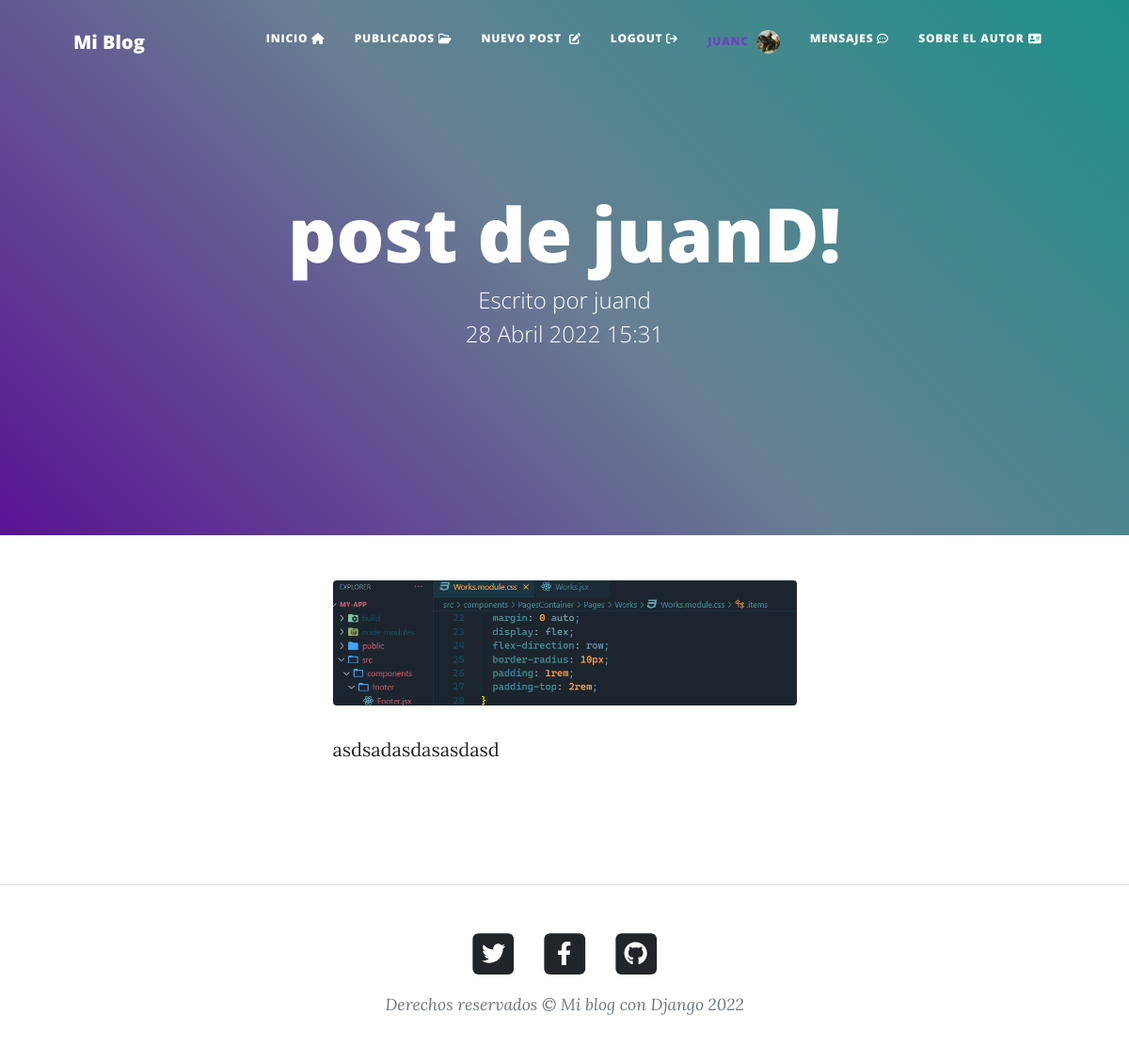
The app's page /pages/9/ (signed in), older data.
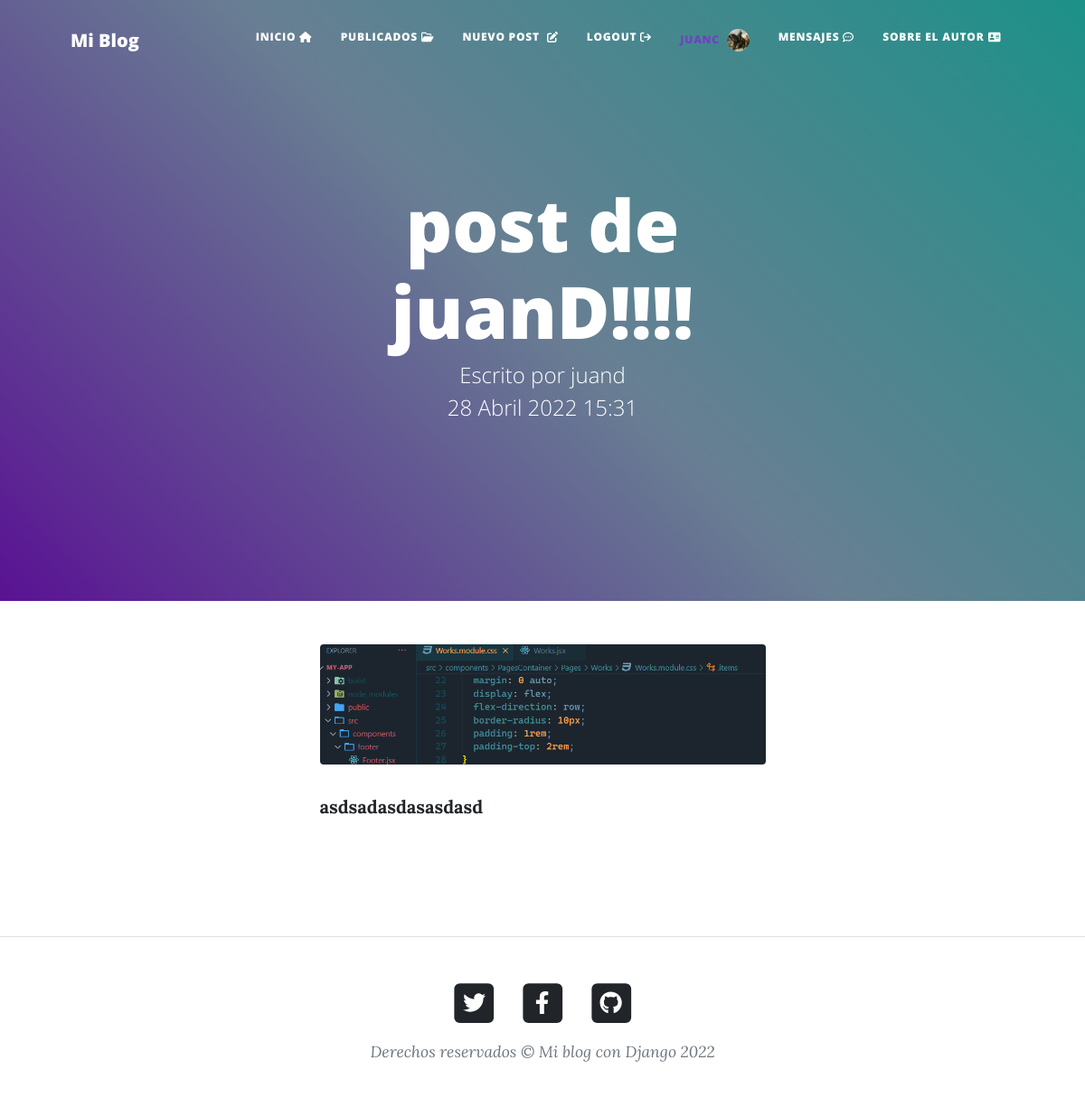
The same page, newer data.
### appblog/models.py (models this page shows, shortened)
class Posteos_nuevos(models.Model):
    id = models.AutoField(primary_key=True)
    titulo = models.CharField(max_length=60)
    img = models.ImageField(null=True)
    post = RichTextField(blank=True, null=True)
    fecha = models.DateTimeField(auto_now_add=True)
    autor = models.ForeignKey(User, on_delete=models.CASCADE, default=1)

### appblog/views.py (the view)
# urls.py: path('pages/<int:id>/', Post, name='post'),
def Post(request, id):
    if request.user.is_authenticated:
        avatar = Avatar.objects.filter(usuario = request.user)
        if len(avatar) > 0:
            imagen = avatar[0].img.url
        else:
            imagen = ''
    else:
        imagen = ''
    post = Posteos_nuevos.objects.get(id=id)
    return render(request, 'appblog/post.html', {'post': post, 'imagen': imagen})

### appblog/templates/appblog/post.html (shortened to what this page needs)
{% extends 'appblog/base.html' %} {% block masthead %}
<header
  class="masthead"
  style="
    background: rgb(149, 0, 255);
    background: linear-gradient(
      45deg,
      rgba(149, 0, 255, 1) 0%,
      rgba(178, 220, 255, 1) 50%,
      rgba(26, 255, 233, 1) 100%
    );
  "
>
  <div class="container position-relative px-4 px-lg-5">
    <div class="row gx-4 gx-lg-5 justify-content-center">
      <div class="col-md-10 col-lg-8 col-xl-7">
        <div class="site-heading">
          <h1 style="word-break: break-word">{{post.titulo}}</h1>
          <span class="subheading">Escrito por {{post.autor}} </span>
          <span class="subheading">{{post.fecha}}</span>
        </div>
      </div>
    </div>
  </div>
</header>
{% endblock masthead %} {% block contenido_inicio %}
<div class="container mb-5">
  <div class="row">
    <div class="col-md-12 mb-5">
      <img class="img-fluid rounded" src="{{post.img.url}}" alt="" />
      <p style="word-break: break-word">{{post.post|safe}}</p>
    </div>
  </div>
</div>
{% endblock contenido_inicio %}

Row changes from the older to the newer data that the page shows:
changed Posteos_nuevos "asdsadasdasasdasd": titulo "post de juanD!" → "post de juanD!!!!"
